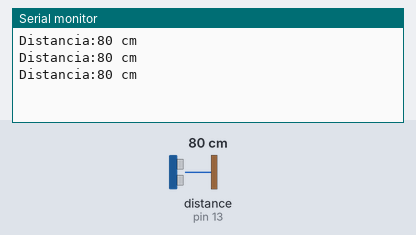
A sketch run on a simulated Arduino Uno, built with avr-gcc and run on an emulated ATmega328P. On the bench: the last lines printed to the serial monitor. Wiring (inferred from the names in the program): ultrasonic range finder: trigger pin 12; echo pin 13. The inputs (shaded band) are chosen by the test bench; at power-on: distance to the obstacle (sensor on pin 13) 80 cm. The echo pulse lasts 58.3 µs per cm.

Above: at 1.3 s.
1.4 s: distance to the obstacle (sensor on pin 13) set to 2 cm
At 1.9 s:
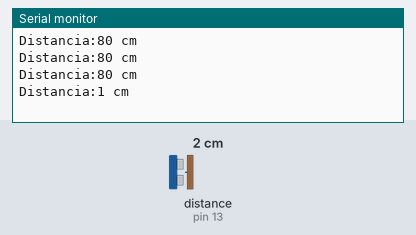
2.9 s: distance to the obstacle (sensor on pin 13) set to 4 cm
At 3.4 s:
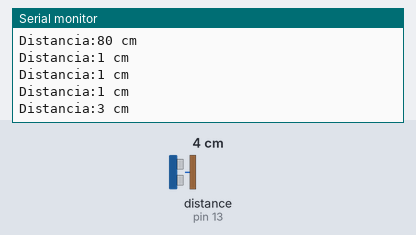
Timing chart, 0 to 5.9 s (numbered marks = the images above; inputs shaded):
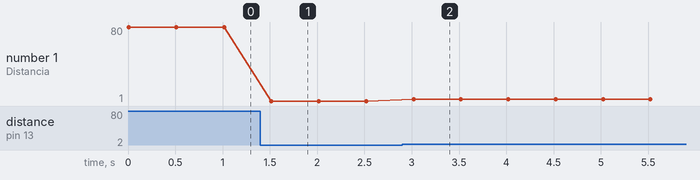

Measured:
- after the input at 1.4 s, the serial monitor: prints a new line after 0.12 s (image 1)
- after the input at 2.9 s, the serial monitor: prints a new line after 0.12 s (image 2)
- plotted number 1: 80 → 1 after the input at 1.4 s, 1 → 3 after the input at 2.9 s

The sketch:

ultrasonido.ino
```cpp
/*AgoraLab Alcoi
Programaciò d'un sensor d'ultrasons HC-SR04 per a medir distancies en cm
baix Llicència Creative Commons Attribution-ShareAlike 3.0*/

int Pin_echo = 13;
int Pin_trig = 12;

int duracion, cm;

void setup() {
  Serial.begin (9600);
  pinMode(Pin_trig, OUTPUT);
  pinMode(Pin_echo, INPUT);
}

void loop() {
  medir();
  Serial.print("Distancia:");
  Serial.print(cm);
  Serial.println(" cm");

  delay(500);
}

void medir(){

  digitalWrite(Pin_trig, LOW);
  delayMicroseconds(2);
  digitalWrite(Pin_trig, HIGH);
  delayMicroseconds(10);
  digitalWrite(Pin_trig, LOW);
  duracion = pulseIn(Pin_echo, HIGH);
  cm = duracion / 29 / 2;
}
```
